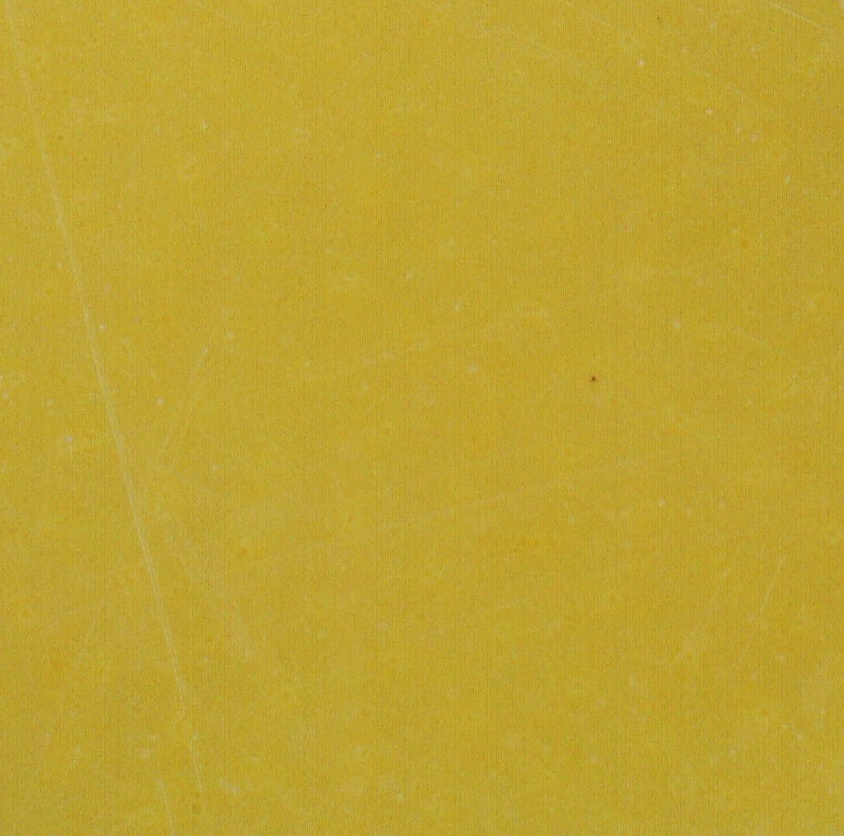
#> input picture Imagens/Testar/amarelo-rotogravura.jpeg, 844 x 836 px, shrunk from 1090 x 1080 before the run, found by its file name; its folder holds only this picture in this run
$ python fft2d.py
#> lines starting #> are read from the running program, lines starting #| are printed output that depends on the picture
import cv2
import numpy as np
import matplotlib.pyplot as plt
import os
from scipy.fft import fft2, fftshift

# ============================
# PARÂMETROS GLOBAIS
# ============================

GAUSSIAN_KERNEL = (21, 21)
GAUSSIAN_SIGMA = 5

# Tamanho físico da imagem (mm)
# IMPORTANTE: ajuste conforme sua resolução de captura
PIXEL_SIZE_MM = 0.02  # ex: 0,02 mm/pixel

ROI = None  # (x, y, w, h)

# ============================
# FUNÇÕES BÁSICAS
# ============================

def load_image_gray(path):
    img = cv2.imread(path, cv2.IMREAD_GRAYSCALE)
    if img is None:
        raise ValueError(f"Erro ao carregar imagem: {path}")
    return img.astype(np.float32)


def apply_roi(img, roi):
    if roi is None:
        return img
    x, y, w, h = roi
    return img[y:y+h, x:x+w]


def low_pass_filter(img, kernel, sigma):
    return cv2.GaussianBlur(img, kernel, sigma)


def mottling_metrics(img):
    mean = np.mean(img)
    std = np.std(img)
    mi = std / mean * 100
    return mean, std, mi

# ============================
# FFT 2D
# ============================

def fft_analysis(img, pixel_size_mm):
    """
    Retorna:
    - espectro FFT normalizado
    - curva radial média
    - vetor de frequências espaciais (ciclos/mm)
    """

    img = img - np.mean(img)

    F = fftshift(fft2(img))
    magnitude = np.abs(F)

    h, w = img.shape
    cy, cx = h // 2, w // 2

    y, x = np.indices((h, w))
    r = np.sqrt((x - cx) ** 2 + (y - cy) ** 2)
    r = r.astype(np.int32)

    radial_sum = np.bincount(r.ravel(), magnitude.ravel())
    radial_count = np.bincount(r.ravel())
    radial_profile = radial_sum / radial_count

    freq_pixel = np.arange(len(radial_profile)) / (max(h, w) * pixel_size_mm)

    return magnitude, radial_profile, freq_pixel

# ============================
# DIAGNÓSTICO FÍSICO
# ============================

def dominant_wavelength(freq, spectrum):
    idx = np.argmax(spectrum[1:]) + 1  # ignora DC
    f_dom = freq[idx]
    wavelength = 1 / f_dom if f_dom > 0 else np.inf
    return f_dom, wavelength

# ============================
# VISUALIZAÇÃO
# ============================

def plot_fft_results(img, fft_mag, freq, spectrum, mi, wavelength_mm, name):

    plt.figure(figsize=(14, 5))

    plt.subplot(1, 3, 1)
    plt.title("Imagem Filtrada")
    plt.imshow(img, cmap='gray')
    plt.axis('off')

    plt.subplot(1, 3, 2)
    plt.title("Espectro FFT (log)")
    plt.imshow(np.log(fft_mag + 1), cmap='inferno')
    plt.axis('off')

    plt.subplot(1, 3, 3)
    plt.title("Energia espectral radial")
    plt.plot(freq, spectrum)
    plt.xlabel("Frequência espacial (ciclos/mm)")
    plt.ylabel("Magnitude média")
    plt.grid(True)

    plt.suptitle(
        f"{name} | MI = {mi:.2f}% | λ dominante ≈ {wavelength_mm:.2f} mm",
        fontsize=12
    )

    plt.tight_layout()
    plt.show()

# ============================
# PIPELINE PRINCIPAL
# ============================

def process_folder(folder):
    results = []

    for file in os.listdir(folder):
        if file.lower().endswith(('.png', '.jpg', '.jpeg', '.tif', '.bmp')):
            path = os.path.join(folder, file)

            img = load_image_gray(path)
#> in load_image_gray, `img = cv2.imread(path, cv2.IMREAD_GRAYSCALE)`:
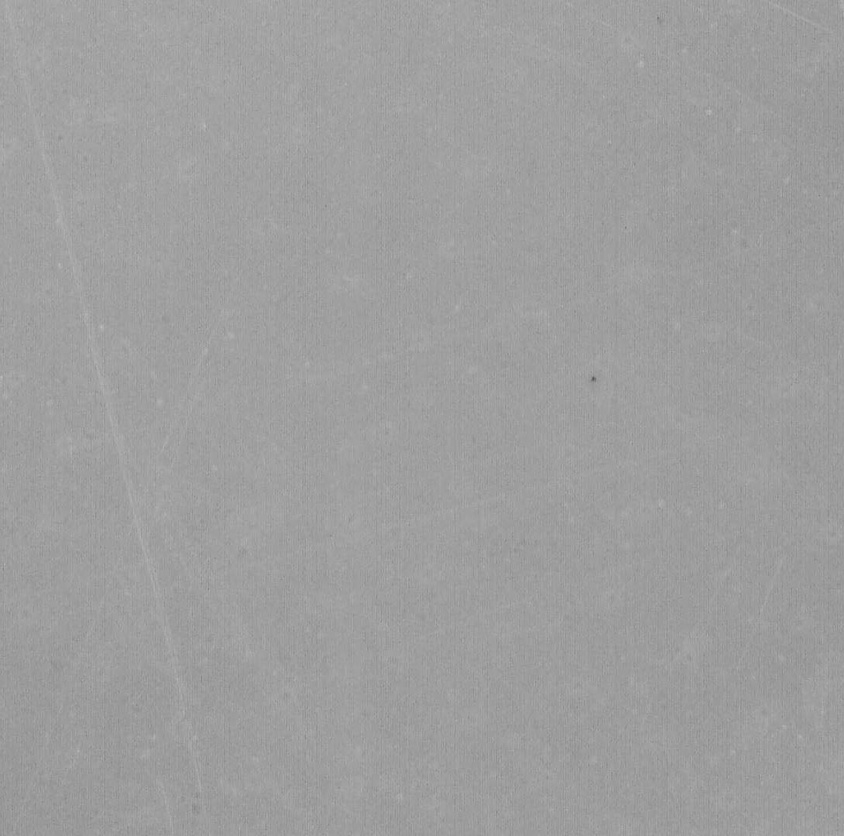
#> img: shape (836, 844); min 81, max 190, mean 158.4
            img = apply_roi(img, ROI)
            filtered = low_pass_filter(img, GAUSSIAN_KERNEL, GAUSSIAN_SIGMA)

            mean, std, mi = mottling_metrics(filtered)
#> in mottling_metrics, `mean = np.mean(img)`: mean = 158.4
#> in mottling_metrics, `std = np.std(img)`: std = 2.39
#> in mottling_metrics, `mi = std / mean * 100`: mi = 1.51
#> mean = 158.4; std = 2.39; mi = 1.51

            fft_mag, spectrum, freq = fft_analysis(filtered, PIXEL_SIZE_MM)
#> in fft_analysis, `img = img - np.mean(img)`:
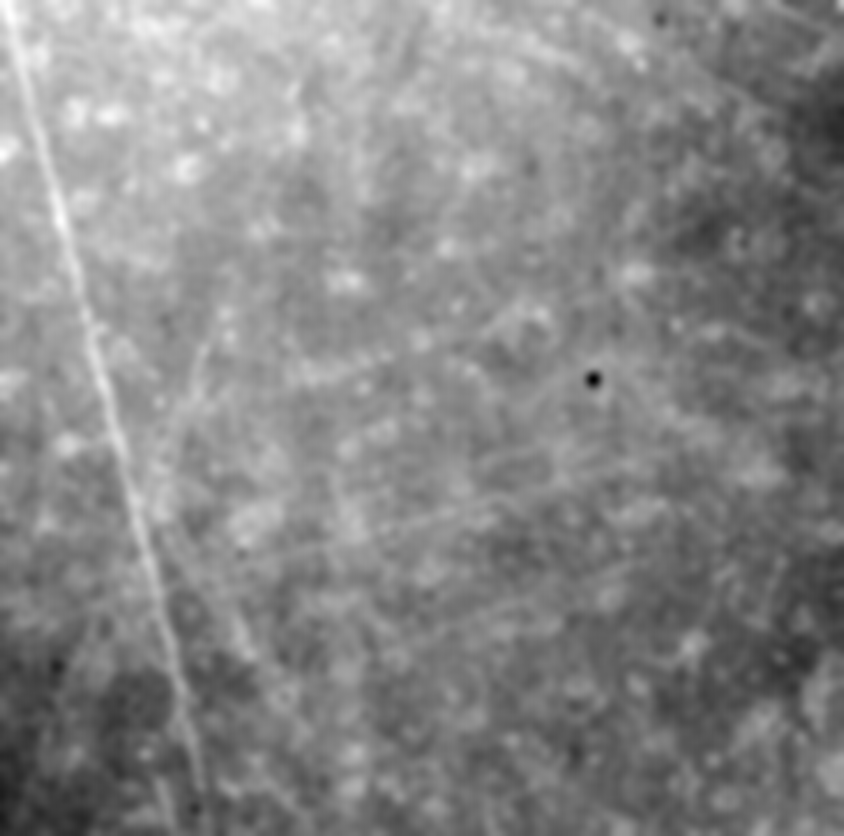
#> img: shape (836, 844) float32; min -8.99, max 7.97, mean -1.29e-05; drawn with min black and max white
#> in fft_analysis, `radial_sum = np.bincount(r.ravel(), magnitude.ravel())`: radial_sum = 594 values, max 2648555.9 at index 2, min 9.08 at index 0, mean 149909.5
#> in fft_analysis, `radial_profile = radial_sum / radial_count`: radial_profile = 594 values, max 323616.4 at index 1, min 2.29 at index 593, mean 1847.2
#> in fft_analysis, `freq_pixel = np.arange(len(radial_profile)) / (max(h, w) * pixel_size_..`: freq_pixel = 594 values from 0 to 35.13
#> spectrum has the same summary as radial_profile in fft_analysis; freq = 594 values from 0 to 35.13
            f_dom, wavelength = dominant_wavelength(freq, spectrum)
#> in dominant_wavelength, `idx = np.argmax(spectrum[1:]) + 1`: idx = 1
#> in dominant_wavelength, `f_dom = freq[idx]`: f_dom = 0.0592
#> in dominant_wavelength, `wavelength = 1 / f_dom if f_dom > 0 else np.inf`: wavelength = 16.88
#> f_dom = 0.0592; wavelength = 16.88

            results.append((file, mi, wavelength))

            print(f"{file:30s} | MI = {mi:.2f}% | λ dominante ≈ {wavelength:.2f} mm")
#| amarelo-rotogravura.jpeg       | MI = 1.51% | λ dominante ≈ 16.88 mm

            plot_fft_results(filtered, fft_mag, freq, spectrum, mi, wavelength, file)
#> in plot_fft_results, `plt.show()`:
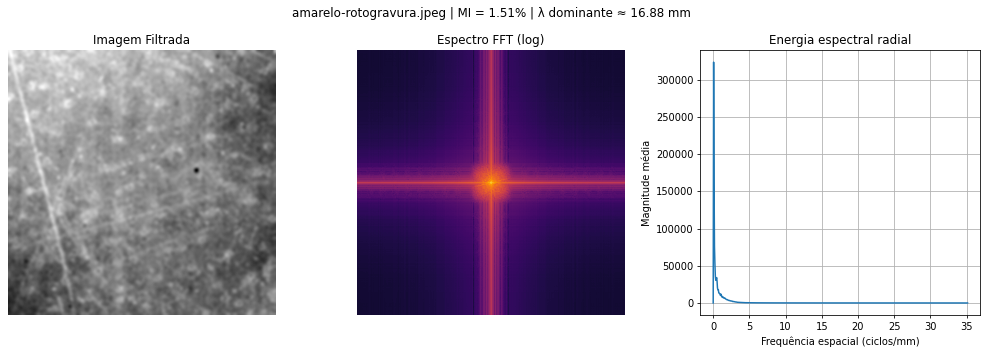
#> figure drawn by matplotlib, 3 panels; panel 3: curve peaks at x = 0.0592, y = 323616.4

    return results

# ============================
# EXECUÇÃO
# ============================

if __name__ == "__main__":
    folder_path = r"C:\Users\erodr\src\mottling\Imagens\Testar"
    results = process_folder(folder_path)
#> results = [('amarelo-rotogravura.jpeg', 1.51, 16.88)]

$ run again, on Imagens/Testar/orange-close.jpg
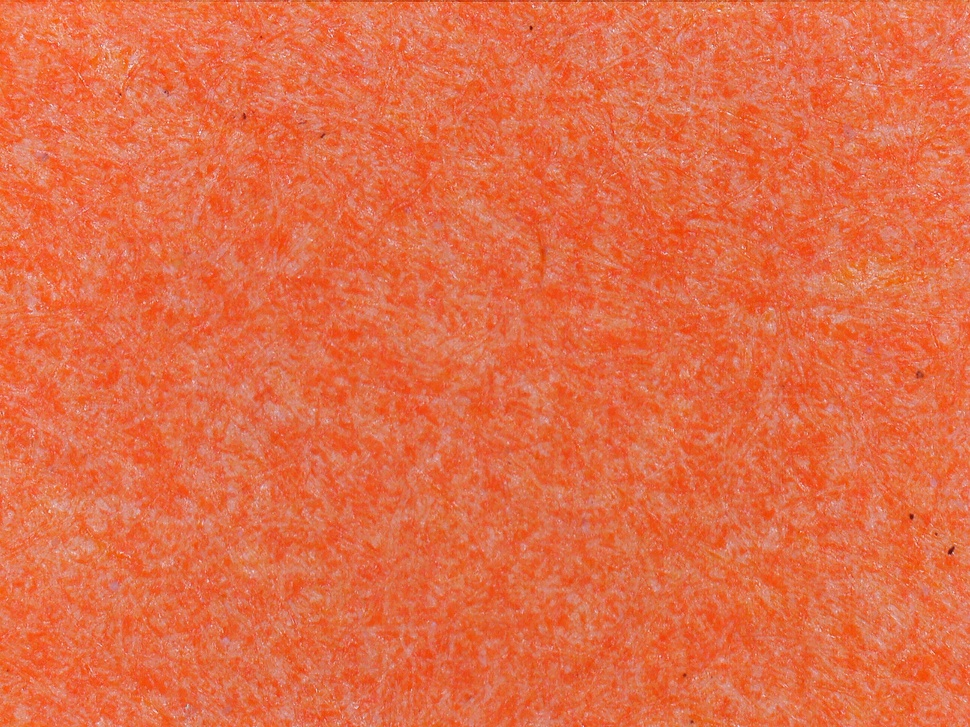
#> input picture Imagens/Testar/orange-close.jpg, 970 x 727 px, shrunk from 2592 x 1944 before the run, found by its file name
#> in mottling_metrics, `mean = np.mean(img)`: mean = 140.1
#> in mottling_metrics, `std = np.std(img)`: std = 6.04
#> in mottling_metrics, `mi = std / mean * 100`: mi = 4.31
#> in process_folder, `mean, std, mi = mottling_metrics(filtered)`: mean = 140.1; std = 6.04; mi = 4.31
#> in fft_analysis, `img = img - np.mean(img)`:
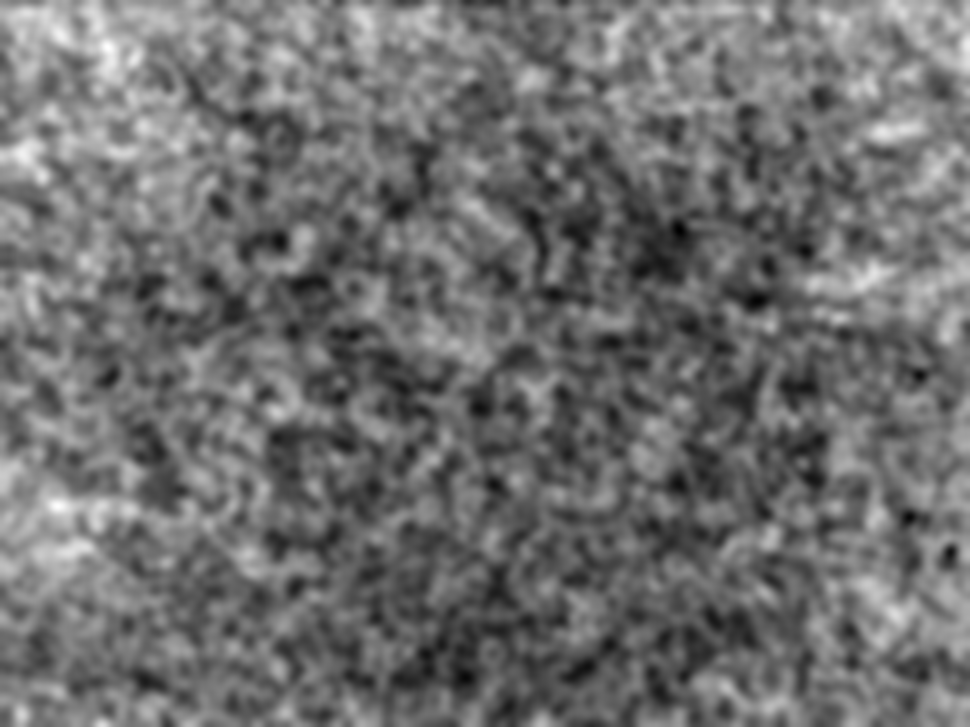
#> img: shape (727, 970) float32; min -19.24, max 24.93, mean 0; drawn with min black and max white
#> radial_sum = 606 values, max 6620331.5 at index 21, min 2.28 at index 0, mean 494041.9
#> radial_profile = 606 values, max 548137.2 at index 1, min 0.405 at index 601, mean 4873.9
#> freq_pixel = 606 values from 0 to 31.19
#> spectrum has the same summary as radial_profile in fft_analysis
#> idx = 1
#> in dominant_wavelength, `f_dom = freq[idx]`: f_dom = 0.0515
#> in dominant_wavelength, `wavelength = 1 / f_dom if f_dom > 0 else np.inf`: wavelength = 19.4
#> in process_folder, `f_dom, wavelength = dominant_wavelength(freq, spectrum)`: f_dom = 0.0515; wavelength = 19.4
#| orange-close.jpg               | MI = 4.31% | λ dominante ≈ 19.40 mm
#> in plot_fft_results, `plt.show()`:
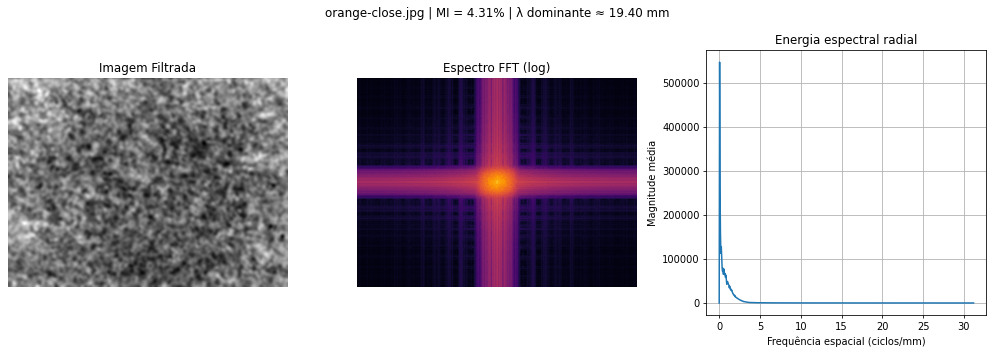
#> figure drawn by matplotlib, 3 panels; panel 3: curve peaks at x = 0.0515, y = 548137.2
#> results = [('orange-close.jpg', 4.31, 19.4)]
